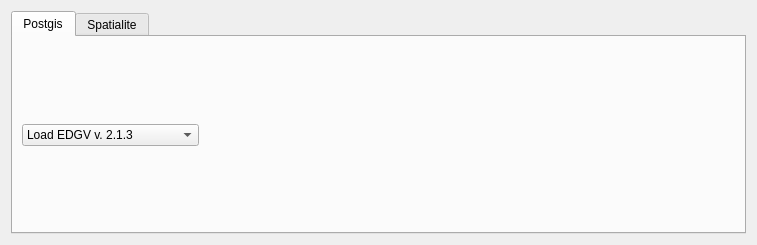
<?xml version="1.0" encoding="UTF-8"?>
<ui version="4.0">
 <class>CustomServerConnectionWidget</class>
 <widget class="QDialog" name="CustomServerConnectionWidget">
  <property name="geometry">
   <rect>
    <x>0</x>
    <y>0</y>
    <width>757</width>
    <height>245</height>
   </rect>
  </property>
  <property name="windowTitle">
   <string>Manage Databases from a Server</string>
  </property>
  <layout class="QGridLayout" name="gridLayout_2">
   <item row="0" column="0">
    <widget class="QTabWidget" name="serverConnectionTab">
     <property name="currentIndex">
      <number>0</number>
     </property>
     <widget class="QWidget" name="tab">
      <attribute name="title">
       <string>Postgis</string>
      </attribute>
      <layout class="QGridLayout" name="gridLayout">
       <item row="0" column="0" colspan="2">
        <widget class="ExploreServerWidget" name="serverWidget" native="true"/>
       </item>
       <item row="1" column="0">
        <widget class="QComboBox" name="postgisEdgvComboFilter">
         <item>
          <property name="text">
           <string>Load EDGV v. 2.1.3</string>
          </property>
         </item>
         <item>
          <property name="text">
           <string>Load EDGV v. FTer_2a_Ed</string>
          </property>
         </item>
        </widget>
       </item>
       <item row="1" column="1">
        <spacer name="horizontalSpacer">
         <property name="orientation">
          <enum>Qt::Horizontal</enum>
         </property>
         <property name="sizeHint" stdset="0">
          <size>
           <width>569</width>
           <height>20</height>
          </size>
         </property>
        </spacer>
       </item>
       <item row="2" column="0" colspan="2">
        <widget class="CustomSelector" name="postgisCustomSelector" native="true"/>
       </item>
      </layout>
     </widget>
     <widget class="QWidget" name="tab_2">
      <attribute name="title">
       <string>Spatialite</string>
      </attribute>
      <layout class="QGridLayout" name="gridLayout_3">
       <item row="0" column="0" colspan="2">
        <widget class="SelectFileWidget" name="customFileSelector" native="true"/>
       </item>
       <item row="1" column="0">
        <widget class="QComboBox" name="spatialiteEdgvComboFilter">
         <item>
          <property name="text">
           <string>Load EDGV v. 2.1.3</string>
          </property>
         </item>
         <item>
          <property name="text">
           <string>Load EDGV v. FTer_2a_Ed</string>
          </property>
         </item>
        </widget>
       </item>
       <item row="1" column="1">
        <spacer name="horizontalSpacer_2">
         <property name="orientation">
          <enum>Qt::Horizontal</enum>
         </property>
         <property name="sizeHint" stdset="0">
          <size>
           <width>569</width>
           <height>20</height>
          </size>
         </property>
        </spacer>
       </item>
       <item row="2" column="0" colspan="2">
        <widget class="CustomSelector" name="spatialiteCustomSelector" native="true"/>
       </item>
      </layout>
     </widget>
    </widget>
   </item>
  </layout>
 </widget>
 <customwidgets>
  <customwidget>
   <class>ExploreServerWidget</class>
   <extends>QWidget</extends>
   <header>DsgTools.CustomWidgets.exploreServerWidget.h</header>
   <container>1</container>
  </customwidget>
  <customwidget>
   <class>CustomSelector</class>
   <extends>QWidget</extends>
   <header>DsgTools.CustomWidgets.customSelector.h</header>
   <container>1</container>
  </customwidget>
  <customwidget>
   <class>SelectFileWidget</class>
   <extends>QWidget</extends>
   <header>DsgTools.CustomWidgets.selectFileWidget.h</header>
   <container>1</container>
  </customwidget>
 </customwidgets>
 <resources/>
 <connections/>
</ui>
